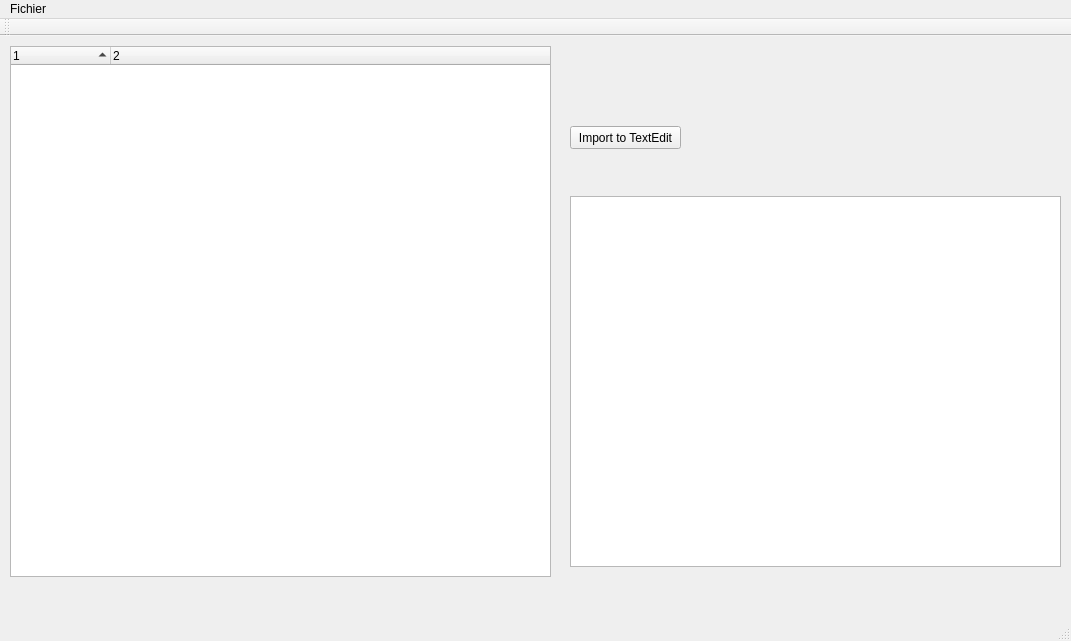
<?xml version="1.0" encoding="UTF-8"?>
<ui version="4.0">
 <class>MainWindow</class>
 <widget class="QMainWindow" name="MainWindow">
  <property name="geometry">
   <rect>
    <x>0</x>
    <y>0</y>
    <width>1071</width>
    <height>641</height>
   </rect>
  </property>
  <property name="windowTitle">
   <string>MainWindow</string>
  </property>
  <property name="autoFillBackground">
   <bool>false</bool>
  </property>
  <property name="unifiedTitleAndToolBarOnMac">
   <bool>false</bool>
  </property>
  <widget class="QWidget" name="centralWidget">
   <widget class="QTreeWidget" name="treeWidget">
    <property name="geometry">
     <rect>
      <x>10</x>
      <y>10</y>
      <width>541</width>
      <height>531</height>
     </rect>
    </property>
    <property name="frameShadow">
     <enum>QFrame::Plain</enum>
    </property>
    <property name="uniformRowHeights">
     <bool>true</bool>
    </property>
    <property name="sortingEnabled">
     <bool>true</bool>
    </property>
    <property name="wordWrap">
     <bool>true</bool>
    </property>
    <property name="columnCount">
     <number>2</number>
    </property>
    <column>
     <property name="text">
      <string notr="true">1</string>
     </property>
    </column>
    <column>
     <property name="text">
      <string notr="true">2</string>
     </property>
    </column>
   </widget>
   <widget class="QPushButton" name="pushButton">
    <property name="geometry">
     <rect>
      <x>570</x>
      <y>90</y>
      <width>111</width>
      <height>23</height>
     </rect>
    </property>
    <property name="text">
     <string>Import to TextEdit</string>
    </property>
   </widget>
   <widget class="QTextEdit" name="textEdit">
    <property name="geometry">
     <rect>
      <x>570</x>
      <y>160</y>
      <width>491</width>
      <height>371</height>
     </rect>
    </property>
   </widget>
  </widget>
  <widget class="QToolBar" name="mainToolBar">
   <attribute name="toolBarArea">
    <enum>TopToolBarArea</enum>
   </attribute>
   <attribute name="toolBarBreak">
    <bool>false</bool>
   </attribute>
  </widget>
  <widget class="QStatusBar" name="statusBar"/>
  <widget class="QMenuBar" name="menuBar">
   <property name="geometry">
    <rect>
     <x>0</x>
     <y>0</y>
     <width>1071</width>
     <height>21</height>
    </rect>
   </property>
   <widget class="QMenu" name="menuFichier">
    <property name="title">
     <string>Fichier</string>
    </property>
    <addaction name="actionQuitter"/>
   </widget>
   <addaction name="menuFichier"/>
  </widget>
  <action name="actionQuitter">
   <property name="text">
    <string>Quitter</string>
   </property>
  </action>
 </widget>
 <layoutdefault spacing="6" margin="11"/>
 <resources/>
 <connections>
  <connection>
   <sender>actionQuitter</sender>
   <signal>triggered()</signal>
   <receiver>MainWindow</receiver>
   <slot>close()</slot>
   <hints>
    <hint type="sourcelabel">
     <x>-1</x>
     <y>-1</y>
    </hint>
    <hint type="destinationlabel">
     <x>199</x>
     <y>147</y>
    </hint>
   </hints>
  </connection>
 </connections>
</ui>
